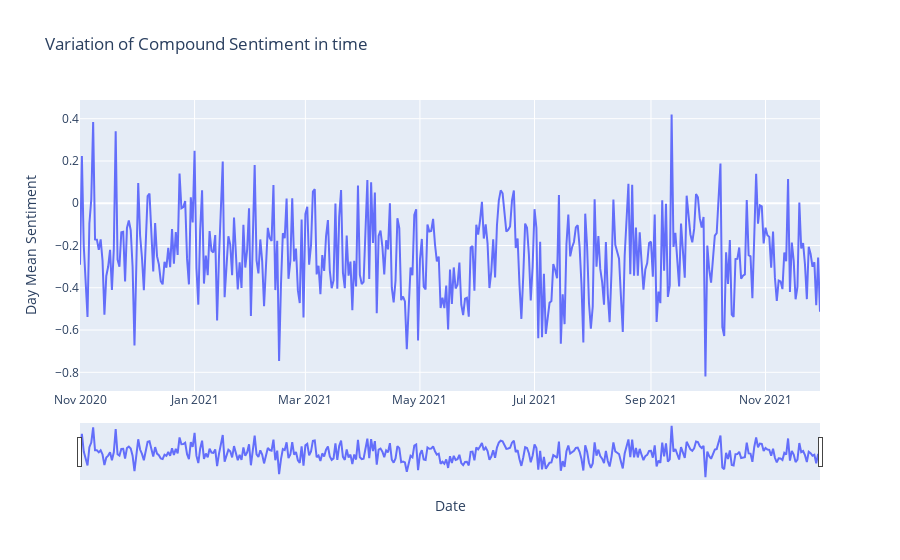

Here is the notebook cell this chart was saved with:
### Markdown cell above
##### 8.2.2.1 Plotting the Time Series

### Code cell
plt.rc("figure", figsize=(16, 8))


# interactive time series plot - slide the bottom graph to change the graph granularity
fig = px.line(sentiment_df, x=sentiment_df.index, y='compound', title='Variation of Compound Sentiment in time',
            labels={
                "index": "Date",
                "compound": "Day Mean Sentiment"
            },
            )
fig.update_xaxes(rangeslider_visible=True)
fig.show()

### Figure 1 — Plotly figure (JSON) as saved in the notebook; plotly's stock layout.template omitted (floating-point values rounded to 4 significant figures; data arrays with more than 128 entries replaced by an {"elided": "..."} marker saying what was removed)
{"data": [{"hovertemplate": "Date=%{x}<br>Day Mean Sentiment=%{y}<extra></extra>", "legendgroup": "", "line": {"color": "#636efa", "dash": "solid"}, "marker": {"symbol": "circle"}, "mode": "lines", "name": "", "orientation": "v", "showlegend": false, "type": "scatter", "x": {"elided": "395 str values"}, "xaxis": "x", "y": {"elided": "395 float values"}, "yaxis": "y"}], "layout": {"legend": {"tracegroupgap": 0}, "title": {"text": "Variation of Compound Sentiment in time"}, "xaxis": {"anchor": "y", "domain": [0, 1], "rangeslider": {"visible": true}, "title": {"text": "Date"}}, "yaxis": {"anchor": "x", "domain": [0, 1], "title": {"text": "Day Mean Sentiment"}}}}
